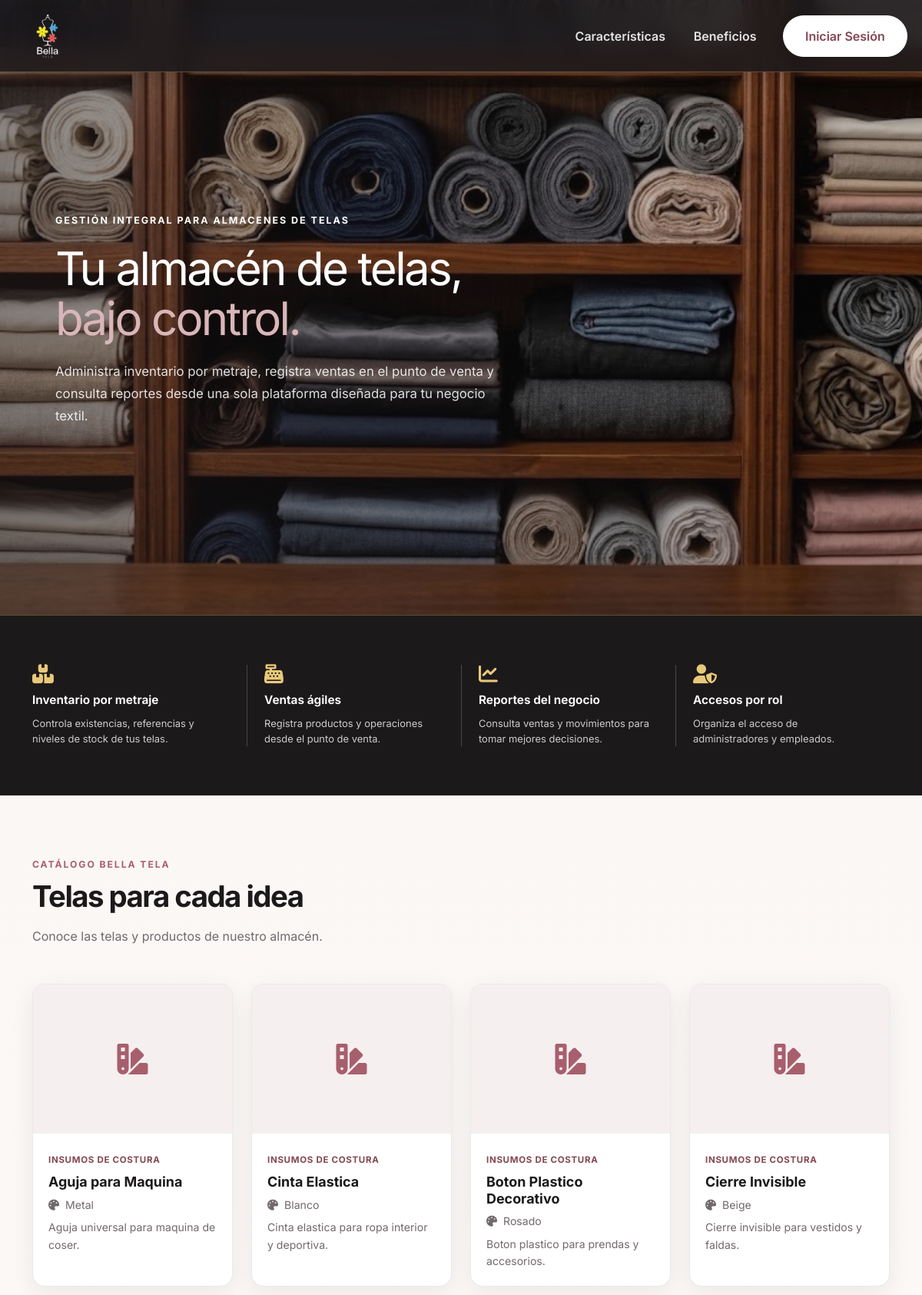
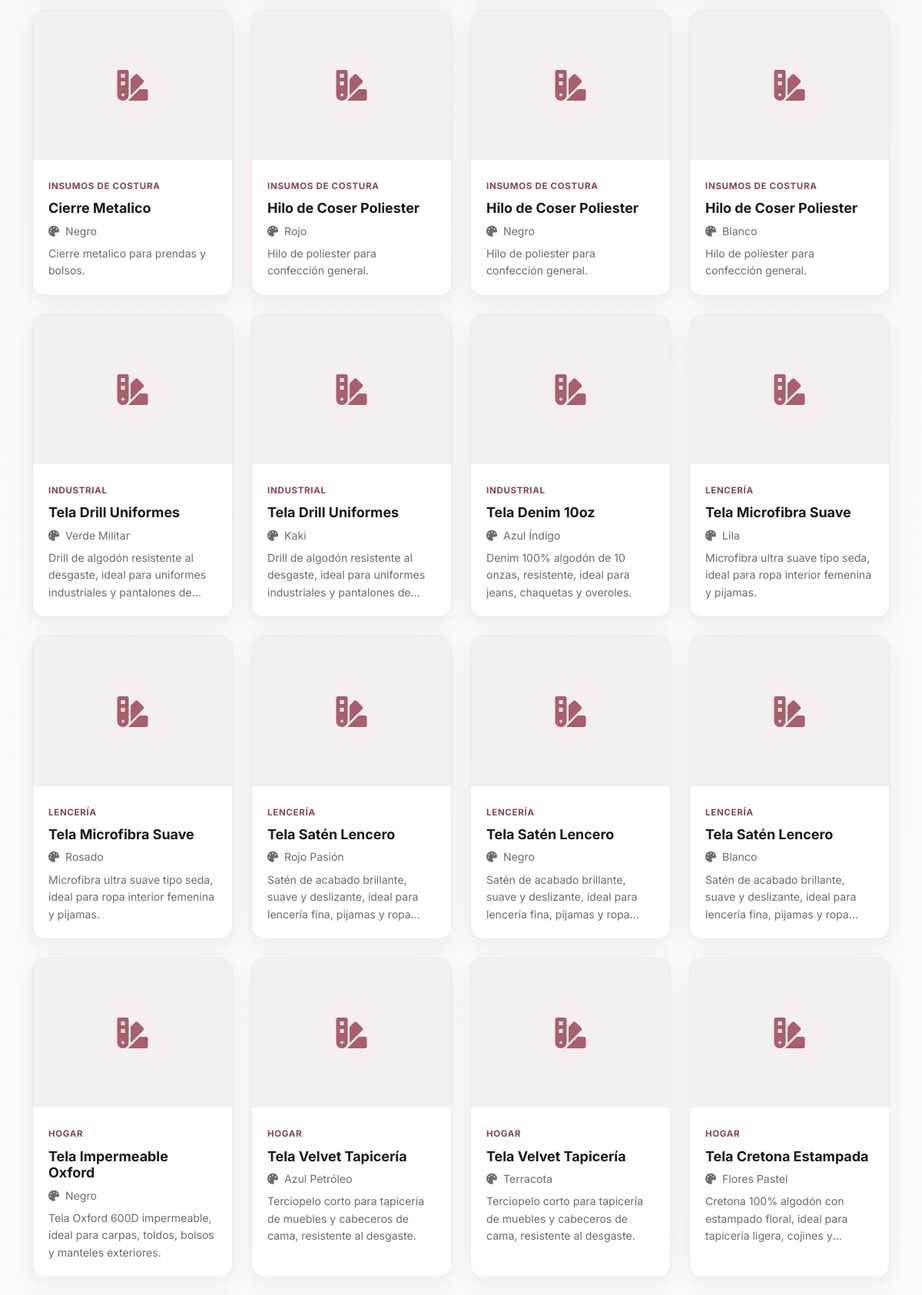
The page / (upper part) on the database its author committed (2 pictures, top to bottom).
### tables this page shows
CREATE TABLE IF NOT EXISTS productos (
  id INT AUTO_INCREMENT PRIMARY KEY,
  referencia VARCHAR(50) NOT NULL UNIQUE,
  nombre VARCHAR(120) NOT NULL,
  color VARCHAR(50) NOT NULL DEFAULT 'Palo Rosa',
  categoria VARCHAR(80) NOT NULL DEFAULT 'Moda Femenina',
  descripcion TEXT NULL,
  imagen VARCHAR(255) NULL,
  precio DECIMAL(10,2) NOT NULL DEFAULT 0.00,
  precio_compra DECIMAL(10,2) NOT NULL DEFAULT 0.00,
  stock INT NOT NULL DEFAULT 0,
  stock_minimo INT NOT NULL DEFAULT 5,
  estado TINYINT DEFAULT 1,
  fecha_creacion TIMESTAMP DEFAULT CURRENT_TIMESTAMP
);

### public/index.php (the view, shortened to what this page needs)
<?php
$seccion = $_GET['seccion'] ?? 'inicio';
$productosCatalogo = [];
$errorCatalogo = false;
if ($seccion === 'inicio') {
    try {
        require_once __DIR__ . '/../config/database.php';
        $resultadoCatalogo = $conn->query(
            'SELECT nombre, color, categoria, descripcion, imagen
             FROM productos
             WHERE estado = 1
             ORDER BY id DESC'
        );
        $productosCatalogo = $resultadoCatalogo->fetch_all(MYSQLI_ASSOC);
    } catch (Throwable $exception) {
        error_log('Error al cargar el catálogo público de productos: ' . $exception->getMessage());
        $errorCatalogo = true;
    }
}
?>
<!DOCTYPE html>
<html lang="es">
<head>
    <link href="https://cdn.jsdelivr.net/npm/bootstrap@5.3.0/dist/css/bootstrap.min.css" rel="stylesheet">
    <link href="https://cdnjs.cloudflare.com/ajax/libs/font-awesome/6.4.0/css/all.min.css" rel="stylesheet">
    <link rel="stylesheet" href="img/style.css?v=<?php echo time(); ?>">
</head>
<body>
    <nav class="navbar navbar-expand-lg fixed-top shadow-sm <?= in_array($seccion, ['inicio', 'caracteristicas', 'beneficios'], true) ? 'navbar-home' : '' ?>">
        <div class="container">
            <a class="navbar-brand d-flex align-items-center gap-2" href="index.php?seccion=inicio">
                 <img src="img/logoprincipal-transparente.png?v=20261008-2" alt="Bella Tela" class="navbar-logo">
            </a>
            <div class="collapse navbar-collapse justify-content-end" id="navbarNav">
                <ul class="navbar-nav align-items-center">
                    <li class="nav-item">
                        <a class="nav-link px-3" href="index.php?seccion=caracteristicas">Características</a>
                    </li>
                    <li class="nav-item">
                        <a class="nav-link px-3" href="index.php?seccion=beneficios">Beneficios</a>
                    </li>
                    <li class="nav-item ms-lg-3 mt-3 mt-lg-0">
                        <a class="btn btn-primary px-4 py-2 fw-semibold"
                           href="../views/Auth/login.php">Iniciar Sesión</a>
                    </li>
                </ul>
            </div>
        </div>
    </nav>
    <?php if ($seccion === 'inicio'): ?>
    <section class="hero-section d-flex align-items-center">
        <div class="container py-5">
            <div class="row align-items-center justify-content-center">
                <div class="col-xl-8 col-lg-10 hero-copy text-lg-start text-center">
                    <span class="hero-eyebrow">GESTIÓN INTEGRAL PARA ALMACENES DE TELAS</span>
                    <h1 class="fw-bold mb-4">
                        <span class="line">Tu almacén de telas,</span>
                        <span class="line text-primary-custom">bajo control.</span>
                    </h1>
                    <p class="mb-4 pb-2 mx-auto mx-lg-0">
                        Administra inventario por metraje, registra ventas en el punto de venta
                        y consulta reportes desde una sola plataforma diseñada para tu negocio textil.
                    </p>
                </div>
            </div>
        </div>
    </section>
    <section class="home-capabilities-section py-5" aria-label="Funciones principales de SIGIBET">
        <div class="container py-3">
            <div class="hero-capabilities">
                        <div class="hero-capability">
                            <i class="hero-capability__icon fa-solid fa-boxes-stacked" aria-hidden="true"></i>
                            <strong>Inventario por metraje</strong>
                            <span>Controla existencias, referencias y niveles de stock de tus telas.</span>
                        </div>
                        <div class="hero-capability">
                            <i class="hero-capability__icon fa-solid fa-cash-register" aria-hidden="true"></i>
                            <strong>Ventas ágiles</strong>
                            <span>Registra productos y operaciones desde el punto de venta.</span>
                        </div>
                        <div class="hero-capability">
                            <i class="hero-capability__icon fa-solid fa-chart-line" aria-hidden="true"></i>
                            <strong>Reportes del negocio</strong>
                            <span>Consulta ventas y movimientos para tomar mejores decisiones.</span>
                        </div>
                        <div class="hero-capability">
                            <i class="hero-capability__icon fa-solid fa-user-shield" aria-hidden="true"></i>
                            <strong>Accesos por rol</strong>
                            <span>Organiza el acceso de administradores y empleados.</span>
                        </div>
            </div>
        </div>
    </section>
    <section class="catalog-section" aria-labelledby="catalogHeading">
        <div class="container">
            <div class="mb-4 mb-lg-5">
                <span class="catalog-eyebrow">CATÁLOGO BELLA TELA</span>
                <h2 class="catalog-heading mt-2 mb-3" id="catalogHeading">Telas para cada idea</h2>
                <p class="catalog-intro mb-0">Conoce las telas y productos de nuestro almacén.</p>
            </div>
            <?php if ($errorCatalogo): ?>
                <div class="alert alert-warning" role="alert">
                    En este momento no se pudo cargar el catálogo. Inténtalo de nuevo más tarde.
                </div>
            <?php elseif ($productosCatalogo): ?>
                <div class="row g-4">
                    <?php foreach ($productosCatalogo as $productoCatalogo): ?>
                        <?php
                        $nombreCatalogo = htmlspecialchars($productoCatalogo['nombre'] ?? 'Tela', ENT_QUOTES, 'UTF-8');
                        $imagenCatalogo = trim((string)($productoCatalogo['imagen'] ?? ''));
                        $rutaImagenCatalogo = $imagenCatalogo !== ''
                            ? 'img/' . ltrim($imagenCatalogo, '/\\')
                            : '';
                        ?>
                        <div class="col-sm-6 col-lg-4 col-xl-3">
                            <article class="catalog-card">
                                <div class="catalog-image-wrap">
                                    <?php if ($rutaImagenCatalogo !== ''): ?>
                                        <img class="catalog-image"
                                             src="<?php echo htmlspecialchars($rutaImagenCatalogo, ENT_QUOTES, 'UTF-8'); ?>"
                                             alt="<?php echo $nombreCatalogo; ?>"
                                             loading="lazy">
                                    <?php else: ?>
                                        <i class="catalog-image-placeholder fa-solid fa-swatchbook" aria-hidden="true"></i>
                                    <?php endif; ?>
                                </div>
                                <div class="catalog-card-body">
                                    <?php if (!empty($productoCatalogo['categoria'])): ?>
                                        <span class="catalog-category"><?php echo htmlspecialchars($productoCatalogo['categoria'], ENT_QUOTES, 'UTF-8'); ?></span>
                                    <?php endif; ?>
                                    <h3 class="catalog-product-name"><?php echo $nombreCatalogo; ?></h3>
                                    <?php if (!empty($productoCatalogo['color'])): ?>
                                        <p class="catalog-product-color mb-2">
                                            <i class="fa-solid fa-palette me-1" aria-hidden="true"></i>
                                            <?php echo htmlspecialchars($productoCatalogo['color'], ENT_QUOTES, 'UTF-8'); ?>
                                        </p>
                                    <?php endif; ?>
                                    <p class="catalog-product-description">
                                        <?php
                                        $descripcionCatalogo = trim((string)($productoCatalogo['descripcion'] ?? ''));
                                        echo htmlspecialchars(
                                            $descripcionCatalogo !== '' ? $descripcionCatalogo : 'Consulta en nuestro almacén para conocer más detalles de esta tela.',
                                            ENT_QUOTES,
                                            'UTF-8'
                                        );
                                        ?>
                                    </p>
                                </div>
                            </article>
                        </div>
                    <?php endforeach; ?>
                </div>
            <?php endif; ?>
        </div>
    </section>
    <?php endif; ?>
</body>
</html>

### rows shown on the page
productos: categoria "INSUMOS DE COSTURA", nombre "Aguja para Maquina", color "Metal", descripcion "Aguja universal para maquina de coser."
productos: categoria "INSUMOS DE COSTURA", nombre "Cinta Elastica", color "Blanco", descripcion "Cinta elastica para ropa interior y deportiva."
productos: categoria "INSUMOS DE COSTURA", nombre "Boton Plastico Decorativo", color "Rosado", descripcion "Boton plastico para prendas y accesorios."
productos: categoria "INSUMOS DE COSTURA", nombre "Cierre Invisible", color "Beige", descripcion "Cierre invisible para vestidos y faldas."
productos: categoria "INSUMOS DE COSTURA", nombre "Cierre Metalico", color "Negro", descripcion "Cierre metalico para prendas y bolsos."
productos: categoria "INSUMOS DE COSTURA", nombre "Hilo de Coser Poliester", color "Rojo", descripcion "Hilo de poliester para confección general."
productos: categoria "INSUMOS DE COSTURA", nombre "Hilo de Coser Poliester", color "Negro", descripcion "Hilo de poliester para confección general."
productos: categoria "INSUMOS DE COSTURA", nombre "Hilo de Coser Poliester", color "Blanco", descripcion "Hilo de poliester para confección general."
productos: categoria "INDUSTRIAL", nombre "Tela Drill Uniformes", color "Verde Militar", descripcion "Drill de algodón resistente al desgaste, ideal para uniformes industriales y pantalones…"
productos: categoria "INDUSTRIAL", nombre "Tela Drill Uniformes", color "Kaki", descripcion "Drill de algodón resistente al desgaste, ideal para uniformes industriales y pantalones…"
productos: categoria "INDUSTRIAL", nombre "Tela Denim 10oz", color "Azul Índigo", descripcion "Denim 100% algodón de 10 onzas, resistente, ideal para jeans, chaquetas y overoles."
productos: categoria "LENCERÍA", nombre "Tela Microfibra Suave", color "Lila", descripcion "Microfibra ultra suave tipo seda, ideal para ropa interior femenina y pijamas."
productos: categoria "LENCERÍA", nombre "Tela Microfibra Suave", color "Rosado", descripcion "Microfibra ultra suave tipo seda, ideal para ropa interior femenina y pijamas."
productos: categoria "LENCERÍA", nombre "Tela Satén Lencero", color "Rojo Pasión", descripcion "Satén de acabado brillante, suave y deslizante, ideal para lencería fina, pijamas y…"
productos: categoria "LENCERÍA", nombre "Tela Satén Lencero", color "Negro", descripcion "Satén de acabado brillante, suave y deslizante, ideal para lencería fina, pijamas y…"
productos: categoria "LENCERÍA", nombre "Tela Satén Lencero", color "Blanco", descripcion "Satén de acabado brillante, suave y deslizante, ideal para lencería fina, pijamas y…"
productos: categoria "HOGAR", nombre "Tela Impermeable Oxford", color "Negro", descripcion "Tela Oxford 600D impermeable, ideal para carpas, toldos, bolsos y manteles exteriores."
productos: categoria "HOGAR", nombre "Tela Velvet Tapicería", color "Azul Petróleo", descripcion "Terciopelo corto para tapicería de muebles y cabeceros de cama, resistente al desgaste."
productos: categoria "HOGAR", nombre "Tela Velvet Tapicería", color "Terracota", descripcion "Terciopelo corto para tapicería de muebles y cabeceros de cama, resistente al desgaste."
productos: categoria "HOGAR", nombre "Tela Cretona Estampada", color "Flores Pastel", descripcion "Cretona 100% algodón con estampado floral, ideal para tapicería ligera, cojines…"
